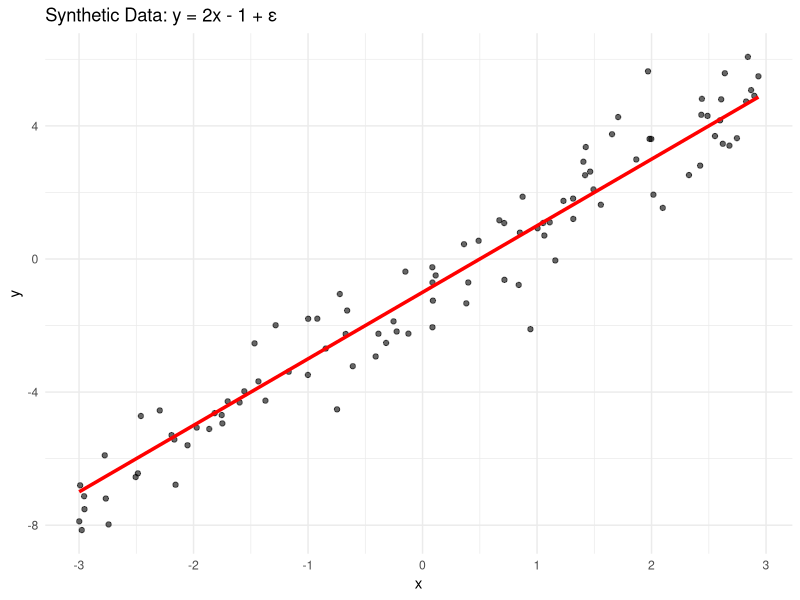
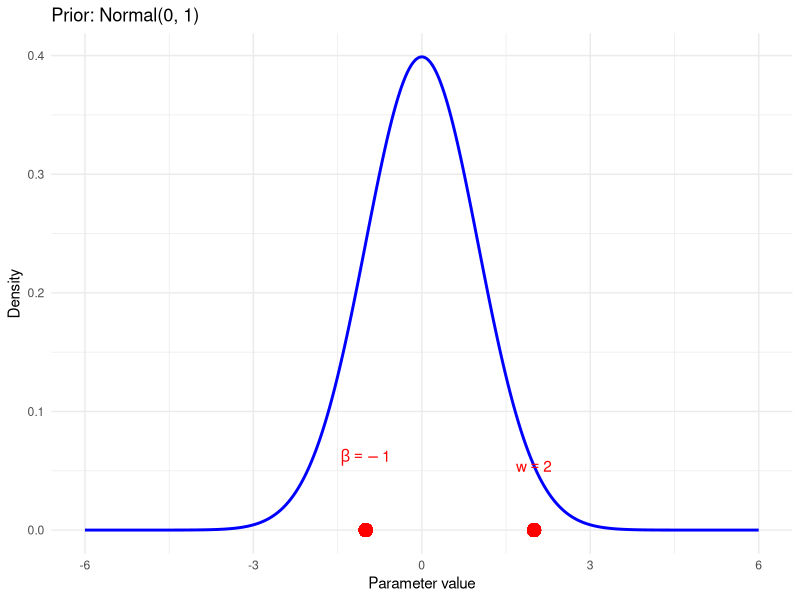
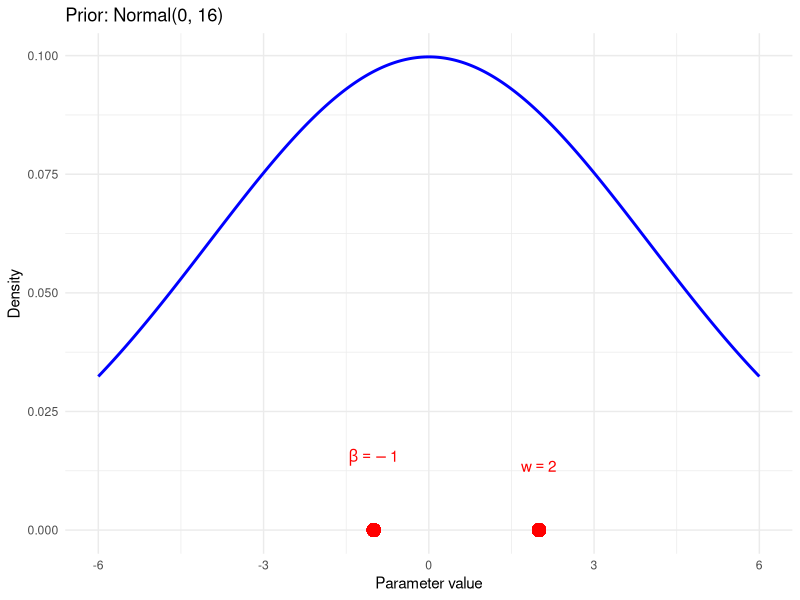
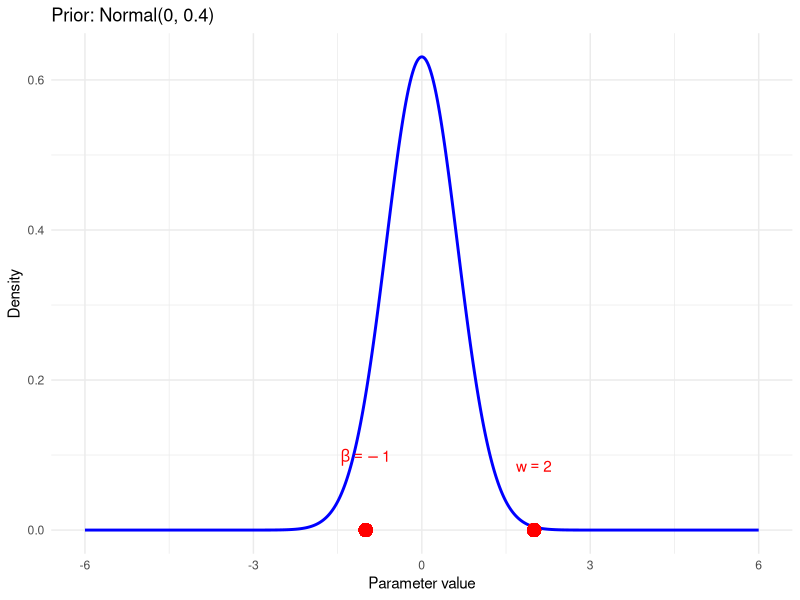
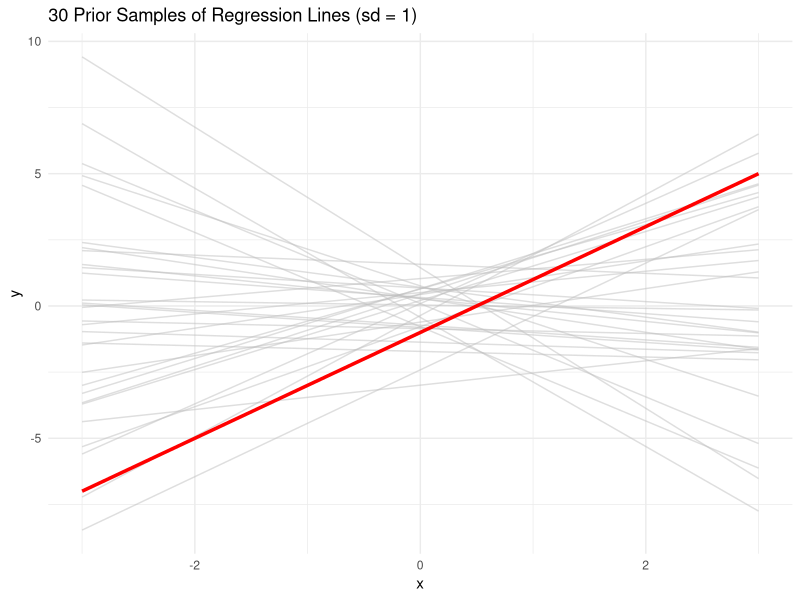
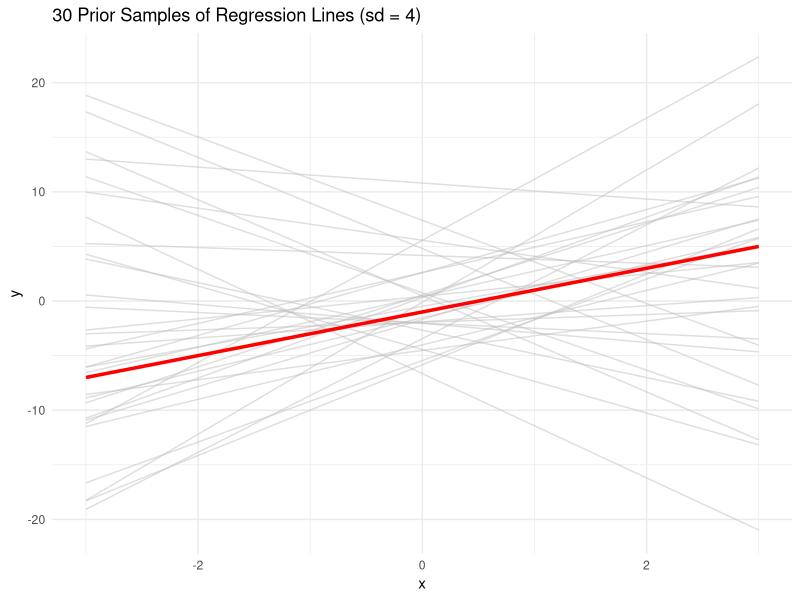
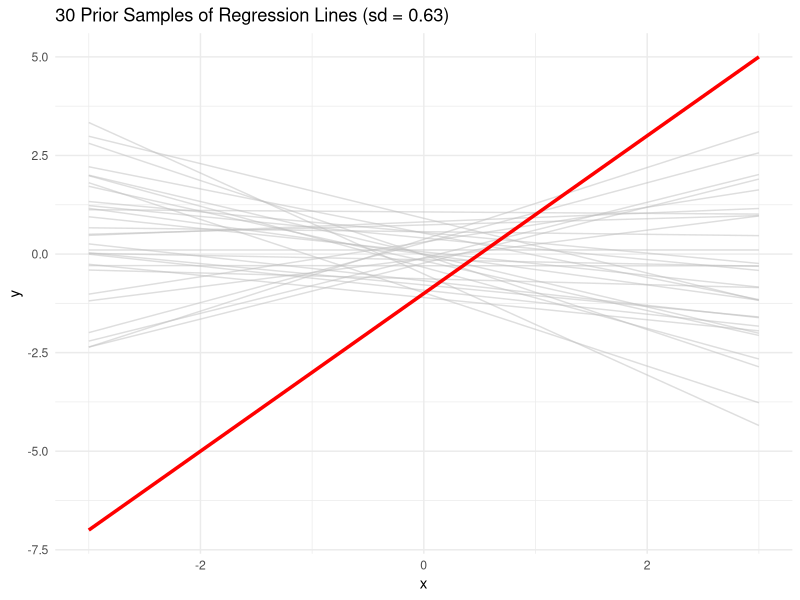
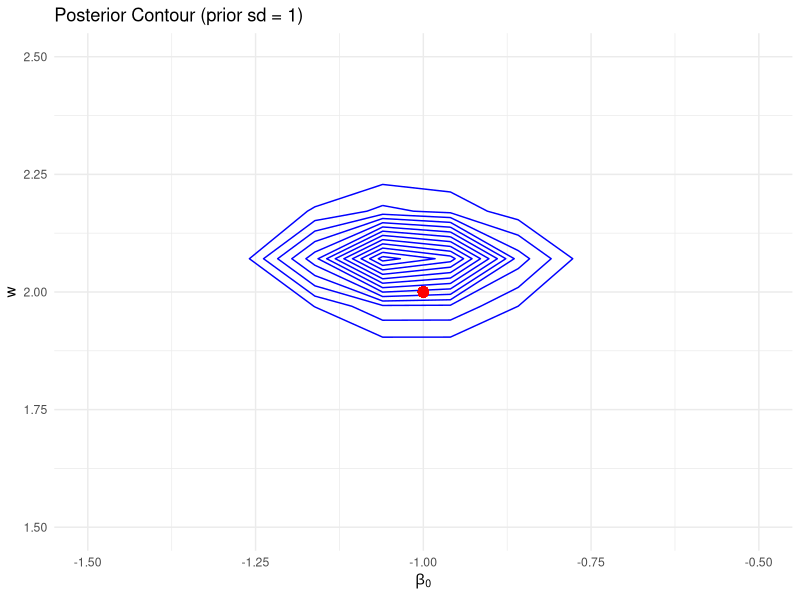

Source code (R) for these figures, in order:
set.seed(42)

# Generate input data
n <- 100
x <- runif(n, -3, 3)  # Uniformly spaced inputs
sigma <- 1            # Standard deviation of noise

# True function
y_mean <- 2 * x - 1

# Add noise
y <- y_mean + rnorm(n, mean = 0, sd = sigma)

# Put in a data frame
df <- data.frame(x = x, y = y, y_true = y_mean)

# Plot data and true line
library(ggplot2)
library(here)

p <- ggplot(df, aes(x = x, y = y)) +
  geom_point(alpha = 0.6, color = "black") +
  geom_line(aes(y = y_true), color = "red", size = 1.2) +
  labs(
    title = "Synthetic Data: y = 2x - 1 + ε",
    x = "x",
    y = "y"
  ) +
  theme_minimal()

ggsave(filename = "figures/ground_truth.pdf", plot = p, width = 6, height = 4, dpi = 300)

############################## Prior #########################
set.seed(42)

# Ground truth parameters
w_true <- 2
b_true <- -1

# Different prior standard deviations
prior_sds <- c(1, 4, sqrt(0.4))

# Sequence of x values for plotting Normal density
x_vals <- seq(-6, 6, length.out = 1000)

for (i in seq_along(prior_sds)) {
  sd_val <- prior_sds[i]
  
  dens_vals <- dnorm(x_vals, mean = 0, sd = sd_val)
  
  p <- ggplot(data.frame(x = x_vals, y = dens_vals), aes(x = x, y = y)) +
    geom_line(color = "blue", size = 1) +
    geom_point(aes(x = w_true, y = 0), color = "red", size = 4) +
    geom_point(aes(x = b_true, y = 0), color = "red", size = 4) +
    annotate("text", x = w_true, y = max(dens_vals)*0.1, label = expression(w == 2), color = "red", vjust = -1) +
    annotate("text", x = b_true, y = max(dens_vals)*0.1, label = expression(beta == -1), color = "red", vjust = -1) +
    labs(title = paste0("Prior: Normal(0, ", round(sd_val^2, 3), ")"),
         x = "Parameter value",
         y = "Density") +
    theme_minimal()
  
  filename <- paste0("figures/prior_1_", i, ".pdf")
  ggsave(filename = filename, plot = p, width = 6, height = 4)
}

#### Prior 2
library(ggplot2)
library(here)

set.seed(42)

# Ground truth parameters
w_true <- 2
b_true <- -1

# Number of prior samples
n_samples <- 30

# Different prior standard deviations
prior_sds <- c(1, 4, sqrt(0.4))

# Sequence of x values for plotting lines
x_seq <- seq(-3, 3, length.out = 100)

# Ground truth line data
truth_df <- data.frame(
  x = x_seq,
  y = w_true * x_seq + b_true
)

for (i in seq_along(prior_sds)) {
  sd_val <- prior_sds[i]
  
  # Sample from prior
  w_samples <- rnorm(n_samples, mean = 0, sd = sd_val)
  b_samples <- rnorm(n_samples, mean = 0, sd = sd_val)
  
  # Build data frame with all sampled lines
  lines_df <- do.call(rbind, lapply(1:n_samples, function(j) {
    data.frame(
      x = x_seq,
      y = w_samples[j] * x_seq + b_samples[j],
      sample = factor(j)
    )
  }))
  
  # Create the plot
  p <- ggplot() +
    geom_line(data = lines_df, aes(x = x, y = y, group = sample),
              alpha = 0.5, color = "gray") +
    geom_line(data = truth_df, aes(x = x, y = y), color = "red", size = 1.2) +
    labs(title = paste0("30 Prior Samples of Regression Lines (sd = ", round(sd_val, 2), ")"),
         x = "x",
         y = "y") +
    theme_minimal()
  
  # Save the plot as PDF
  filename <- paste0("figures/prior_2_", i, ".pdf")
  ggsave(filename = filename, plot = p, width = 6, height = 4)
}

############################################ Compute posterior in analytical form
set.seed(42)

library(ggplot2)
library(ellipse)
library(mvtnorm)


# Generate synthetic data
n <- 100
x <- runif(n, -3, 3)
sigma_noise <- 1   # Noise std dev

# True parameters
w_true <- 2
b_true <- -1

y_true <- w_true * x + b_true
y <- y_true + rnorm(n, 0, sigma_noise)

# Design matrix
X <- cbind(1, x)   # n x 2


prior_sds <- c(1, 2, sqrt(0.4))

for (i in seq_along(prior_sds)) {
  prior_sd <- prior_sds[i]
  sigma_prior_sq <- prior_sd^2
  
  # Prior covariance
  Sigma_prior <- diag(sigma_prior_sq, 2)
  Sigma_prior_inv <- solve(Sigma_prior)
  
  # Posterior
  Sigma_post <- solve(t(X) %*% X / sigma_noise^2 + Sigma_prior_inv)
  mu_post <- Sigma_post %*% (t(X) %*% y / sigma_noise^2)
  
  x_line <- seq(-3, 3, length.out = 100)
  
  ## --- Contour plot of the posterior ---
  beta0_seq <- seq(-5, 5, length.out = 100)
  w_seq <- seq(-5, 5, length.out = 100)
  grid <- expand.grid(beta0 = beta0_seq, w = w_seq)
  grid$dens <- dmvnorm(grid, mean = as.vector(mu_post), sigma = Sigma_post)
  
  p_contour <- ggplot(grid, aes(x = beta0, y = w, z = dens)) +
    geom_contour(color = "blue") +
    geom_point(aes(x = b_true, y = w_true), color = "red", size = 3) +
    labs(
      title = paste0("Posterior Contour (prior sd = ", round(prior_sd, 2), ")"),
      x = expression(beta[0]),
      y = expression(w)
    ) +
    xlim(-1.5, -0.5) + ylim(1.5, 2.5) +
    theme_minimal()
  
  ggsave(
    filename = sprintf("figures/posterior_contour_%d.pdf", i),
    plot = p_contour,
    width = 6,
    height = 4
  )
  
  ## --- Plot lines sampled from prior and posterior ---
  prior_samples <- rmvnorm(30, mean = c(0, 0), sigma = Sigma_prior)
  post_samples <- rmvnorm(30, mean = as.vector(mu_post), sigma = Sigma_post)
  
  df_lines <- data.frame()
  
  # Add posterior lines (purple)
  for (j in 1:nrow(post_samples)) {
    beta0 <- post_samples[j, 1]
    w <- post_samples[j, 2]
    y_line <- beta0 + w * x_line
    df_lines <- rbind(df_lines, data.frame(x = x_line, y = y_line, type = "posterior"))
  }
  
  # Add prior lines (gray)
  for (j in 1:nrow(prior_samples)) {
    beta0 <- prior_samples[j, 1]
    w <- prior_samples[j, 2]
    y_line <- beta0 + w * x_line
    df_lines <- rbind(df_lines, data.frame(x = x_line, y = y_line, type = "prior"))
  }
  
  # Add ground truth
  y_true_line <- b_true + w_true * x_line
  df_true <- data.frame(x = x_line, y = y_true_line)
  
  p_lines <- ggplot() +
    geom_line(data = df_lines[df_lines$type == "prior", ], aes(x = x, y = y), color = "black", alpha = 0.4) +
    geom_line(data = df_lines[df_lines$type == "posterior", ], aes(x = x, y = y), color = "purple", alpha = 0.8) +
    geom_line(data = df_true, aes(x = x, y = y), color = "red", size = 1.2) +
    labs(
      title = paste0("Posterior & Prior Sampled Lines (prior sd = ", round(prior_sd, 2), ")"),
      x = "x", y = "y"
    ) +
    ylim(-15, 15) +
    theme_minimal()
  
  ggsave(
    filename = sprintf("figures/posterior_lines_%d.pdf", i),
    plot = p_lines,
    width = 6,
    height = 4
  )
}




############## less points
############################################ Compute posterior in analytical form
set.seed(42)

library(ggplot2)
library(ellipse)
library(mvtnorm)


# Generate synthetic data
n <- 5
x <- runif(n, -3, 3)
sigma_noise <- 1   # Noise std dev

# True parameters
w_true <- 2
b_true <- -1

y_true <- w_true * x + b_true
y <- y_true + rnorm(n, 0, sigma_noise)

# Design matrix
X <- cbind(1, x)   # n x 2


prior_sds <- c(1, 2, sqrt(0.4))

for (i in seq_along(prior_sds)) {
  prior_sd <- prior_sds[i]
  sigma_prior_sq <- prior_sd^2
  
  # Prior covariance
  Sigma_prior <- diag(sigma_prior_sq, 2)
  Sigma_prior_inv <- solve(Sigma_prior)
  
  # Posterior
  Sigma_post <- solve(t(X) %*% X / sigma_noise^2 + Sigma_prior_inv)
  mu_post <- Sigma_post %*% (t(X) %*% y / sigma_noise^2)
  
  x_line <- seq(-3, 3, length.out = 100)
  
  ## --- Contour plot of the posterior ---
  beta0_seq <- seq(-5, 5, length.out = 100)
  w_seq <- seq(-5, 5, length.out = 100)
  grid <- expand.grid(beta0 = beta0_seq, w = w_seq)
  grid$dens <- dmvnorm(grid, mean = as.vector(mu_post), sigma = Sigma_post)
  
  p_contour <- ggplot(grid, aes(x = beta0, y = w, z = dens)) +
    geom_contour(color = "blue") +
    geom_point(aes(x = b_true, y = w_true), color = "red", size = 3) +
    labs(
      title = paste0("Posterior Contour (prior sd = ", round(prior_sd, 2), ")"),
      x = expression(beta[0]),
      y = expression(w)
    ) +
    xlim(-1.5, -0.5) + ylim(1.5, 2.5) +
    theme_minimal()
  
  ggsave(
    filename = sprintf("figures/posterior_contour_less_%d.pdf", i),
    plot = p_contour,
    width = 6,
    height = 4
  )
  
  ## --- Plot lines sampled from prior and posterior ---
  prior_samples <- rmvnorm(30, mean = c(0, 0), sigma = Sigma_prior)
  post_samples <- rmvnorm(30, mean = as.vector(mu_post), sigma = Sigma_post)
  
  df_lines <- data.frame()
  
  # Add posterior lines (purple)
  for (j in 1:nrow(post_samples)) {
    beta0 <- post_samples[j, 1]
    w <- post_samples[j, 2]
    y_line <- beta0 + w * x_line
    df_lines <- rbind(df_lines, data.frame(x = x_line, y = y_line, type = "posterior"))
  }
  
  # Add prior lines (gray)
  for (j in 1:nrow(prior_samples)) {
    beta0 <- prior_samples[j, 1]
    w <- prior_samples[j, 2]
    y_line <- beta0 + w * x_line
    df_lines <- rbind(df_lines, data.frame(x = x_line, y = y_line, type = "prior"))
  }
  
  # Add ground truth
  y_true_line <- b_true + w_true * x_line
  df_true <- data.frame(x = x_line, y = y_true_line)
  
  p_lines <- ggplot() +
    geom_line(data = df_lines[df_lines$type == "prior", ], aes(x = x, y = y), color = "black", alpha = 0.4) +
    geom_line(data = df_lines[df_lines$type == "posterior", ], aes(x = x, y = y), color = "purple", alpha = 0.8) +
    geom_line(data = df_true, aes(x = x, y = y), color = "red", size = 1.2) +
    labs(
      title = paste0("Posterior & Prior Sampled Lines (prior sd = ", round(prior_sd, 2), ")"),
      x = "x", y = "y"
    ) +
    ylim(-15, 15) +
    theme_minimal()
  
  ggsave(
    filename = sprintf("figures/posterior_lines_less_%d.pdf", i),
    plot = p_lines,
    width = 6,
    height = 4
  )
}
